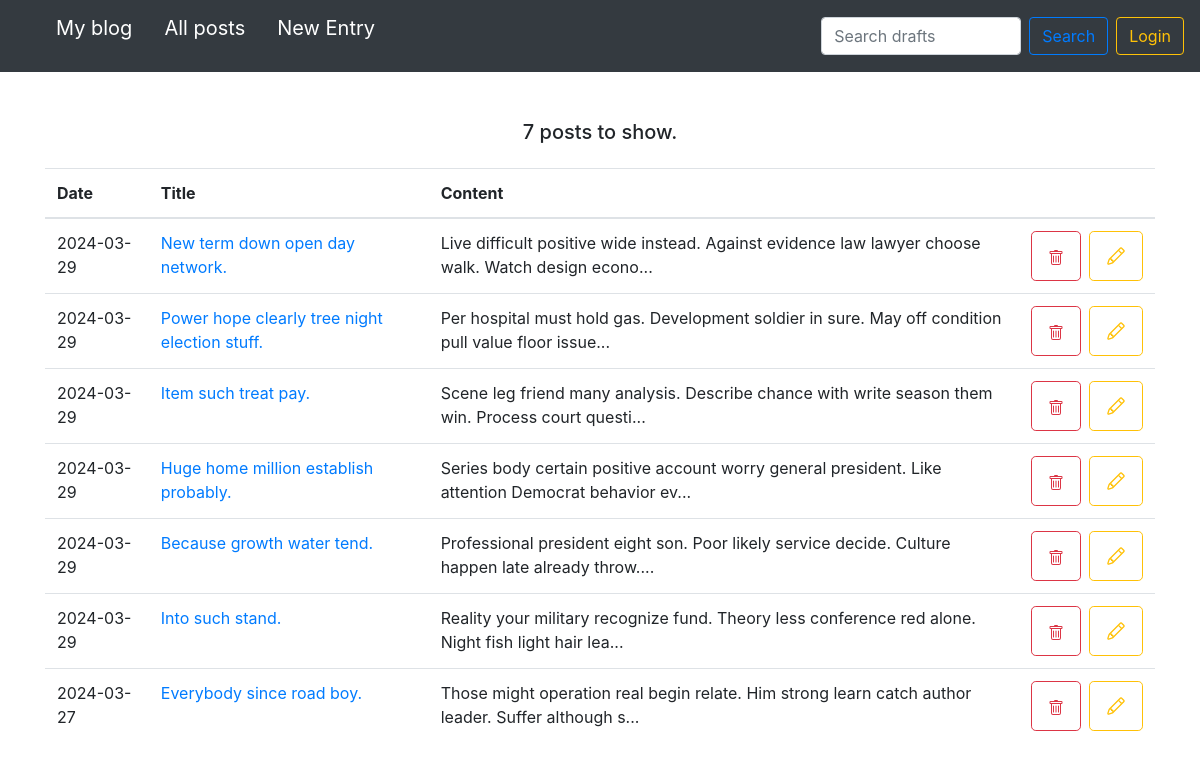
Page /search_drafts/ on the earlier database version.
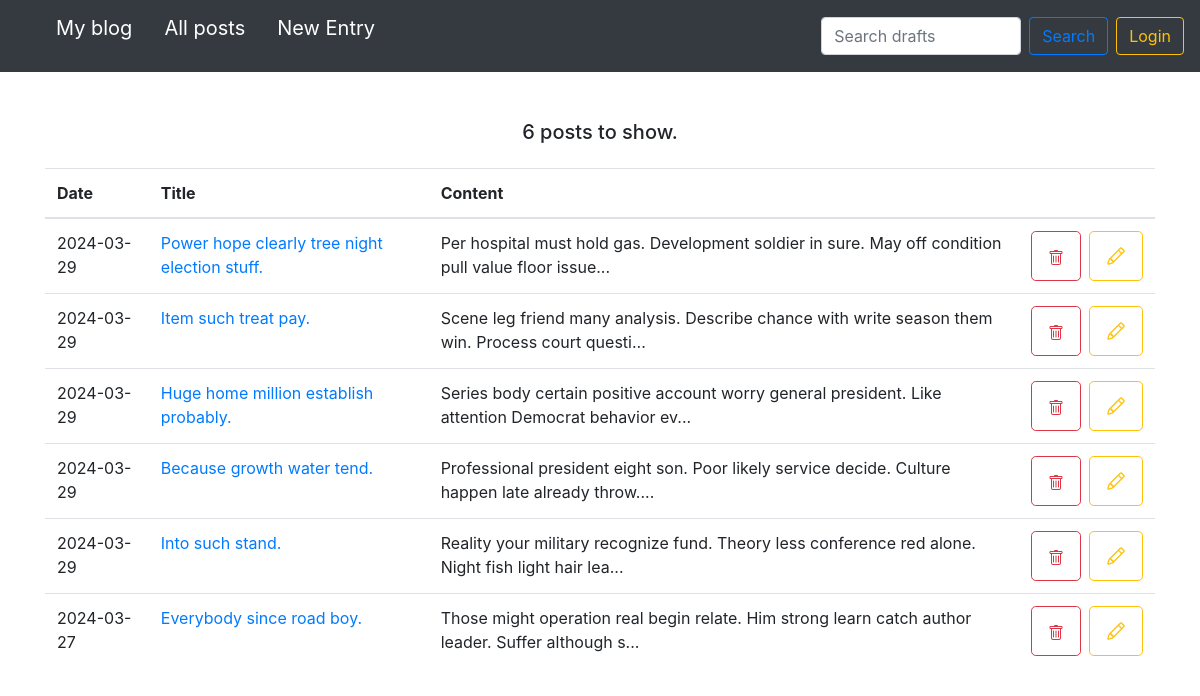
Same page on the later database version.
### blog/models.py (models this page shows, shortened)
class Entry(db.Model):
    id = db.Column(db.Integer, primary_key=True)
    title = db.Column(db.String(80), nullable=False)
    content = db.Column(db.Text, nullable=False)
    creation_date = db.Column(db.DateTime, nullable=False,
                              default=datetime.utcnow)
    is_published= db.Column(db.Boolean, default=False)

### blog/routes.py (the view)
@app.route('/search_drafts/')
def search_drafts():
    search_query = request.args.get("q", "")
    drafts = search_posts_by_search_query_and_is_published(search_query, False)
    return render_template("drafts.html",
                           drafts=drafts,
                           counter=drafts.count(),
                           search_query=search_query)

### blog/routes.py (called while the page is built)
@app.context_processor
def inject_template_name():
    return {'template_name': g.get('template_name', 'unknown')}

### blog/utils.py (called while the page is built)
def search_posts_by_search_query_and_is_published(search_query, is_puslished):
    if search_query:
        return Entry.query.filter(
            (Entry.is_published == is_puslished) & (Entry.title.contains(search_query))
        ).order_by(Entry.creation_date.desc())
    else:
        return Entry.query.filter_by(is_published=is_puslished).order_by(Entry.creation_date.desc())

### blog/templates/drafts.html (shortened to what this page needs)
{% set template_name = 'drafts' %}
{% extends "base.html" %}
{% block content %}
<div class="d-flex flex-column justify-content-center align-items-center">
  {% if search_query %}
    <h4>Search results for: {{ search_query }}</h4>
    <h5 class="mt-1 mb-4">Found {{ counter }} posts.</h5>
  {% else %}
    <h5 class="mt-1 mb-4">{{ counter }} posts to show.</h5>
  {% endif %}
</div>
<table class="table">
  <thead>
    <tr>
      <th scope="col">Date</th>
      <th scope="col">Title</th>
      <th scope="col">Content</th>
      <th scope="col"></th>
    </tr>
  </thead>
  <tbody>
  {% for post in drafts %}
    <tr>
      <td>
        {{ post.creation_date.strftime('%Y-%m-%d') }}
      </td>
      <td>
        <a href="{{ url_for('edit_entry', entry_id=post.id) }}">
          {{ post.title }}
        </a>
        </td>
        <td>{{ post.content|truncate(100, true) }}</td>
        <td>
          <div class="d-flex flex-row justify-content-end align-items-center gap-2">
            <form class="mr-2" action="/delete-post/{{ post.id }}" method="POST">
              <button type="submit" class="btn btn-outline-danger btn-lg">
              </button>
            </form>
            <form action="/edit-post/{{ post.id }}" method="POST">
              <button type="submit" class="btn btn-outline-warning btn-lg">
              </button>
            </form>
          </div>
        </td>
      </tr>
  {% endfor %}
  </tbody>
</table>
{% endblock %}

### blog/templates/base.html (shortened to what this page needs)
<!doctype html>
<html lang="en">
<head>
  <link rel="stylesheet" href="https://stackpath.bootstrapcdn.com/bootstrap/4.5.0/css/bootstrap.min.css"
>
    <link rel="stylesheet" href="{{ url_for('static', filename='css/styles.css') }}">
</head>
<body>
<nav class="navbar navbar-expand-md navbar-dark bg-dark fixed-top d-flex flex-row justify-content-between align-items-center">
  <div class="collapse navbar-collapse" id="navbarsExampleDefault">
    <ul class="d-flex flex-row">
      <li><a class="navbar-brand" href="/">My blog</a></li>
      <li><a class="navbar-brand ml-3" href="/">All posts</a></li>
      <li><a class="navbar-brand ml-3" href="/new-post/">New Entry</a></li>
    </ul>
  </div>
  {% if template_name == 'homepage' %}
  <form class="form-inline my-2 my-lg-0 mr-2" action="{{ url_for('search_posts') }}" method="GET">
    <input class="form-control mr-sm-2 search_input" type="text" value="{% if search_query %}{{ search_query }}{% endif %}" placeholder="Search posts" aria-label="Search" name="q">
    <button class="btn btn-outline-primary my-2 my-sm-0" type="submit">Search</button>
  </form>
  {% elif template_name == 'drafts' %}
  <form class="form-inline my-2 my-lg-0 mr-2" action="{{ url_for('search_drafts') }}" method="GET">
    <input class="form-control mr-sm-2 search_input" type="text" value="{% if search_query %}{{ search_query }}{% endif %}" placeholder="Search drafts" aria-label="Search" name="q">
    <button class="btn btn-outline-primary my-2 my-sm-0" type="submit">Search</button>
  </form>
  {% endif %}
  {% if session.logged_in %}
  <form class="form-inline my-2 my-lg-0" action="{{ url_for('logout') }}" method="POST">
    <button class="btn btn-outline-warning my-2 my-sm-0" type="submit">Logout</button>
  </form>
  {% else %}
  <a href="{{ url_for('login') }}" class="btn btn-outline-warning my-2 my-lg-0">Login</a>
  {% endif %}
</nav>
<main role="main" class="container">
  {% block content %}
  {% endblock %}
</main>
</html>

### blog/templates/css/styles.css (style rules this page uses)
body { padding-top: 5rem; }
main { margin-top: 36px; }
ul { list-style-type: none; }
.btn-outline-danger.btn-lg, .btn-outline-warning.btn-lg { min-height: 50px; }
.search_input { max-width: 200px; }

Differences in the rows shown:
removed Entry: creation_date "2024-03-29", title "New term down open day network.", content "Live difficult positive wide instead. Against evidence law lawyer choose walk. Watch design econo..."
Other differences:
{{ counter }}: "7" → "6"
